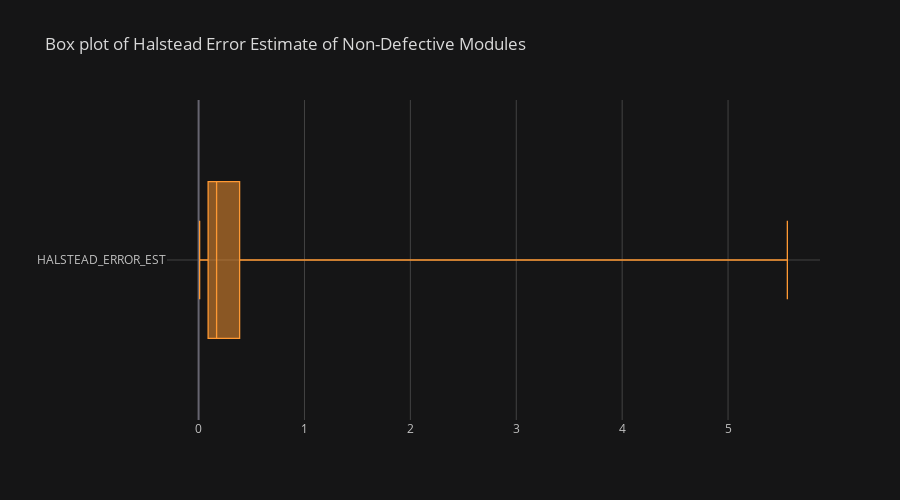

Source (notebook cell):
### Code cell
non_defective_group[["HALSTEAD_ERROR_EST"]].iplot(
    kind='box', 
    title='Box plot of Halstead Error Estimate of Non-Defective Modules',
    dimensions=(900, 500),
    orientation='h',
    theme="solar"
    )

### Figure 1 — Plotly figure (JSON) as saved in the notebook; plotly's stock layout.template omitted (floating-point values rounded to 4 significant figures; data arrays with more than 128 entries replaced by an {"elided": "..."} marker saying what was removed)
{"data": [{"boxpoints": false, "line": {"width": 1.3}, "marker": {"color": "rgba(255, 153, 51, 1.0)"}, "name": "HALSTEAD_ERROR_EST", "orientation": "h", "type": "box", "x": {"elided": "285 float values"}}], "layout": {"height": 500, "legend": {"bgcolor": "#151516", "font": {"color": "#D9D9D9"}}, "paper_bgcolor": "#151516", "plot_bgcolor": "#151516", "title": {"font": {"color": "#D9D9D9"}, "text": "Box plot of Halstead Error Estimate of Non-Defective Modules"}, "width": 900, "xaxis": {"gridcolor": "#434343", "showgrid": true, "tickfont": {"color": "#C2C2C2"}, "title": {"font": {"color": "#D9D9D9"}, "text": ""}, "zerolinecolor": "#666570"}, "yaxis": {"gridcolor": "#434343", "showgrid": true, "tickfont": {"color": "#C2C2C2"}, "title": {"font": {"color": "#D9D9D9"}, "text": ""}, "zerolinecolor": "#666570"}}}
